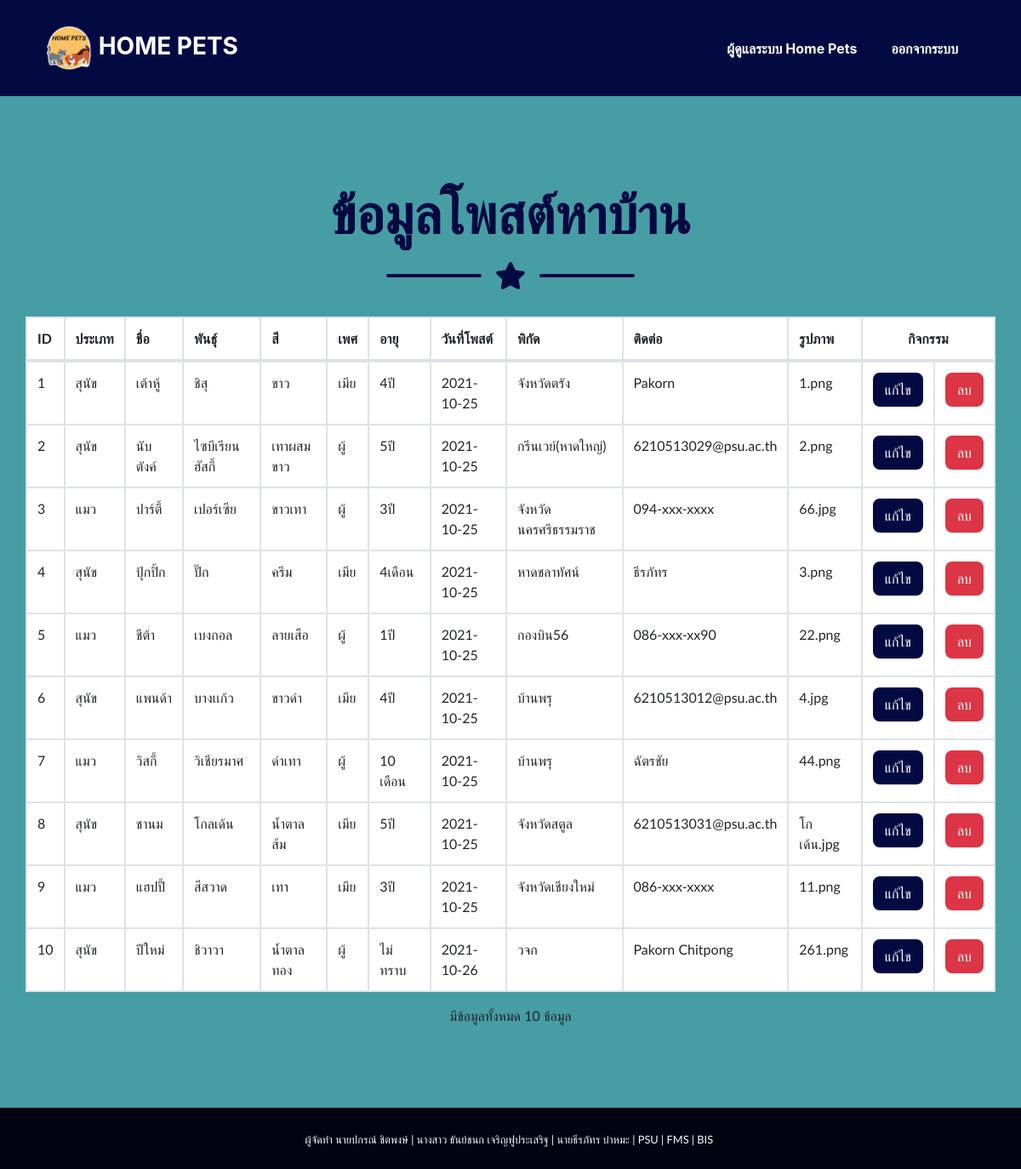
The page /show_user.php (signed in) on the database its author committed.
### tables this page shows
CREATE TABLE `post` (
  `user_id` int(11) NOT NULL COMMENT 'ID of Post',
  `user_type` varchar(10) NOT NULL COMMENT 'Type',
  `user_name` varchar(50) NOT NULL COMMENT 'Name',
  `user_breed` varchar(50) NOT NULL COMMENT 'Breed',
  `user_color` varchar(50) NOT NULL COMMENT 'Color',
  `user_gender` varchar(20) NOT NULL COMMENT 'Gender',
  `user_age` varchar(50) NOT NULL COMMENT 'Age',
  `user_date` date NOT NULL COMMENT 'Date',
  `user_location` varchar(200) NOT NULL COMMENT 'Location',
  `user_contact` varchar(200) NOT NULL COMMENT 'Contact',
  `user_img` varchar(200) NOT NULL COMMENT 'Image',
  `pet_desc` text DEFAULT NULL
);

### show_user.php (the view, shortened to what this page needs)
<?php
    include_once 'dbconnect.php';
    $sql = "SELECT * FROM post ORDER BY user_id ASC";
    $result = mysqli_query($con, $sql);
    $cnt = 1;
 ?>
 <!DOCTYPE html>
 <html>
 <head>
 <head>
    <link href="css/styles.css" rel="stylesheet">
    <link rel="stylesheet" href="css/heading.css">
    <link rel="stylesheet" href="css/body.css">
</head>
<body id="page-top">
	<nav class="navbar navbar-expand-lg bg-secondary fixed-top" id="mainNav">
        <div class="container"><a class="navbar-brand js-scroll-trigger" href="index.php"><img src="assets/img/image0_copy.png" height="55" width="55">      HOME PETS</a>
            <div class="collapse navbar-collapse" id="navbarResponsive">
                <ul class="navbar-nav ml-auto">
                 <?php if (isset($_SESSION['name'])) { ?>
                    <li class="nav-item mx-0 mx-lg-1"><a class="nav-link py-3 px-0 px-lg-3 rounded js-scroll-trigger">ผู้ดูแลระบบ <?php echo $_SESSION['name'] ?></a></li>
                    <li class="nav-item mx-0 mx-lg-1"><a class="nav-link py-3 px-0 px-lg-3 rounded js-scroll-trigger" href="logout.php">ออกจากระบบ</a></li>
                 <?php } else { ?>
     			    <li><a href="login.php">Login</a></li>
                <?php } ?>
     		</ul>
     	</div>
            </div>
    </nav>
 <header class="masthead bg-primary">
 <div class="container">
     <div class="row">
         <div class="col-xs-8 col-xs-offset-2">
           <br>
            <h1 class="masthead-heading mb-0 text-secondary text-center">ข้อมูลโพสต์หาบ้าน</h1>
       				 <div class="divider-custom">
           				<div class="divider-custom-line"></div>
            			<div class="divider-custom-icon"><i class="fas fa-star"></i></div>
            			<div class="divider-custom-line"></div>
        			</div>
            <div class="table-responsive">
                <table class="table table-bordered  bg-white ">
                    <thead>
                     <tr>
                         <th>ID</th>
                         <th>ประเภท</th>
                         <th>ชื่อ</th>
                         <th>พันธุ์</th>
                         <th>สี</th>
                         <th>เพศ</th>
                         <th>อายุ</th>
                         <th>วันที่โพสต์</th>
                         <th>พิกัด</th>
                         <th>ติดต่อ</th>
                         <th>รูปภาพ</th>
                         <th colspan="2" style="text-align:center">กิจกรรม</th>
                     </tr>
                </thead>
            <tbody>
                <?php while ($row = mysqli_fetch_array($result)) { ?>
                    <tr>
                        <td><?php echo $cnt++; ?></td>
                        <td><?php echo $row['user_type'];?></td>
                        <td><?php echo $row['user_name'];?></td>
                        <td><?php echo $row['user_breed'];?></td>
                        <td><?php echo $row['user_color'];?></td>
                        <td><?php echo $row['user_gender'];?></td>
                        <td><?php echo $row['user_age'];?></td>
                        <td><?php echo $row['user_date'];?></td>
                        <td><?php echo $row['user_location'];?></td>
                        <td><?php echo $row['user_contact'];?></td>
                        <td><?php echo $row['user_img'];?></td>
                        <td><input type="button" value="แก้ไข" name="btn-edit" class="btn btn-secondary" onclick = "update_user (<?php echo $row['user_id']; ?>);"></td>
                        <td><input type="button" value="ลบ" name="btn-delete" class="btn btn-danger" onclick ="delete_user (<?php echo $row['user_id']; ?>);"></td>
                    </tr>
                <?php } ?>
                </tbody>
             </table>
            </div>
            <center><div>มีข้อมูลทั้งหมด <?php echo mysqli_num_rows($result) . " ข้อมูล"; ?></div></center>
        </div>
     </div>
 </div>
</header>
<section class="copyright py-4 text-center text-white">
<div class="container"><small class="pre-wrap">ผู้จัดทำ นายปกรณ์ ชิตพงษ์ | นางสาว ธันย์ชนก เจริญฟูประเสริฐ | นายธีรภัทร บ่าหมะ | PSU | FMS | BIS </small></div></section>
 </body>
 </html>

### rows shown on the page
post: user_type "สุนัข", user_name "เต้าหู้", user_breed "ชิสุ", user_color "ขาว", user_gender "เมีย", user_age "4ปี", user_date "2021-10-25", user_location "จังหวัดตรัง", user_contact "Pakorn", user_img "1.png"
post: user_type "สุนัข", user_name "นับตังค์", user_breed "ไซบีเรียน ฮัสกี้", user_color "เทาผสมขาว", user_gender "ผู้", user_age "5ปี", user_date "2021-10-25", user_location "กรีนเวย์(หาดใหญ่)", user_contact "6210513029@psu.ac.th", user_img "2.png"
post: user_type "แมว", user_name "ปาร์ตี้", user_breed "เปอร์เซีย", user_color "ขาวเทา", user_gender "ผู้", user_age "3ปี", user_date "2021-10-25", user_location "จังหวัดนครศรีธรรมราช", user_contact "094-xxx-xxxx", user_img "66.jpg"
post: user_type "สุนัข", user_name "ปุ้กปิ้ก", user_breed "ปั๊ก", user_color "ครีม", user_gender "เมีย", user_age "4เดือน", user_date "2021-10-25", user_location "หาดชลาทัศน์", user_contact "ธีรภัทร", user_img "3.png"
post: user_type "แมว", user_name "ชีต้า", user_breed "เบงกอล", user_color "ลายเสือ", user_gender "ผู้", user_age "1ปี", user_date "2021-10-25", user_location "กองบิน56", user_contact "086-xxx-xx90", user_img "22.png"
post: user_type "สุนัข", user_name "แพนด้า", user_breed "บางเเก้ว", user_color "ขาวดำ", user_gender "เมีย", user_age "4ปี", user_date "2021-10-25", user_location "บ้านพรุ", user_contact "6210513012@psu.ac.th", user_img "4.jpg"
post: user_type "แมว", user_name "วิสกี้", user_breed "วิเชียรมาศ", user_color "ดำเทา", user_gender "ผู้", user_age "10 เดือน", user_date "2021-10-25", user_location "บ้านพรุ", user_contact "ฉัตรชัย", user_img "44.png"
post: user_type "สุนัข", user_name "ชานม", user_breed "โกลเด้น", user_color "น้ำตาลส้ม", user_gender "เมีย", user_age "5ปี", user_date "2021-10-25", user_location "จังหวัดสตูล", user_contact "6210513031@psu.ac.th", user_img "โกเด้น.jpg"
post: user_type "แมว", user_name "แฮปปี้", user_breed "สีสวาด", user_color "เทา", user_gender "เมีย", user_age "3ปี", user_date "2021-10-25", user_location "จังหวัดเชียงใหม่", user_contact "086-xxx-xxxx", user_img "11.png"
post: user_type "สุนัข", user_name "ปีใหม่", user_breed "ชิวาวา", user_color "น้ำตาลทอง", user_gender "ผู้", user_age "ไม่ทราบ", user_date "2021-10-26", user_location "วจก", user_contact "Pakorn Chitpong", user_img "261.png"

### other values the page prints
$_SESSION['name'] "Home Pets"
mysqli_num_rows($result) "10"
